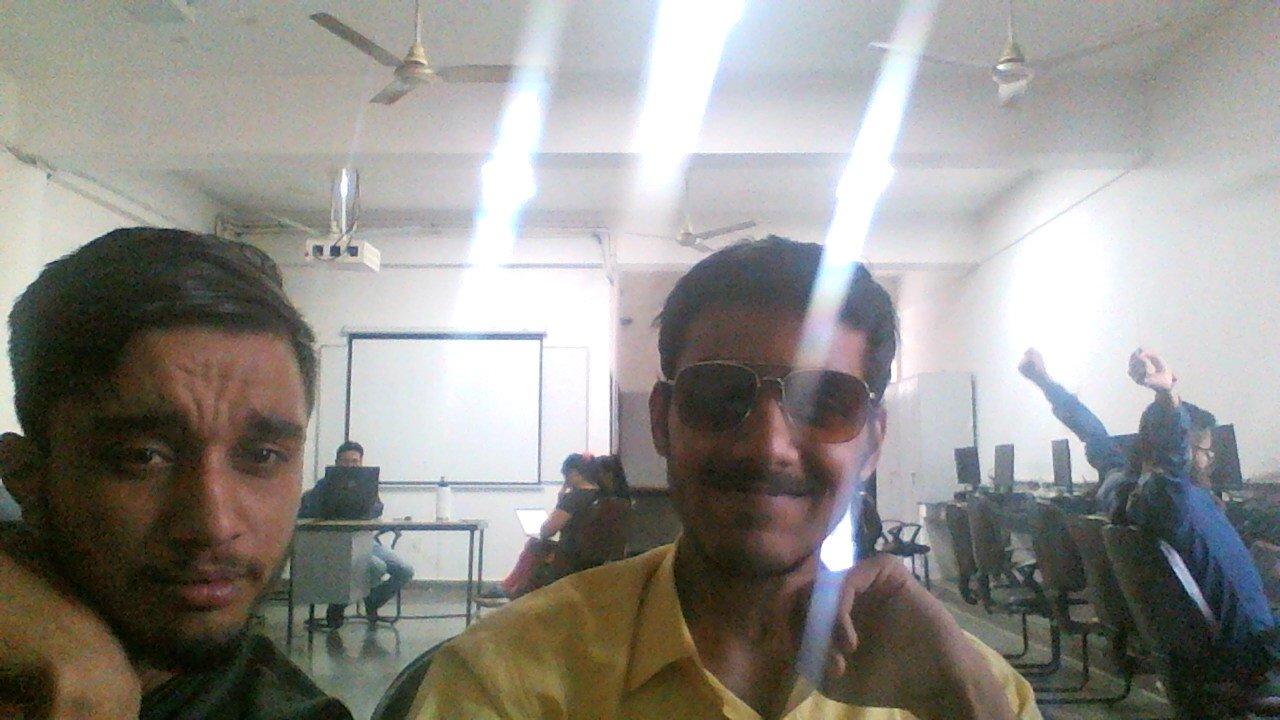
#> input picture photos/vy.jpg, 1280 x 720 px
$ python masking.py
#> lines starting #> are read from the running program, lines starting #| are printed output that depends on the picture; after the words box and inside, x2 and y2 are one past the last pixel; in counts of white or black regions, pixels touching at a corner belong together
### rescale.py
import cv2 as cv

def rescale_Frames(frame,scale=0.45):
#> called with scale = 0.45
    width = int(frame.shape[1] * scale)
#> width = 576
    height = int(frame.shape[0] * scale)
#> height = 324
    dimensions = (width ,height)
#> dimensions = (576, 324)
    return cv.resize(frame,dimensions,interpolation=cv.INTER_AREA)

### masking.py
import cv2 as cv
import numpy as np
import rescale
img  = rescale.rescale_Frames(cv.imread('photos/vy.jpg'))
cv.imshow("img",img)
blank = np.zeros(img.shape[:2],dtype="uint8")
cv.imshow("blank",blank)
mask  = cv.circle(blank,(img.shape[1]//2+54,img.shape[0]//2+18),100,255,-1)
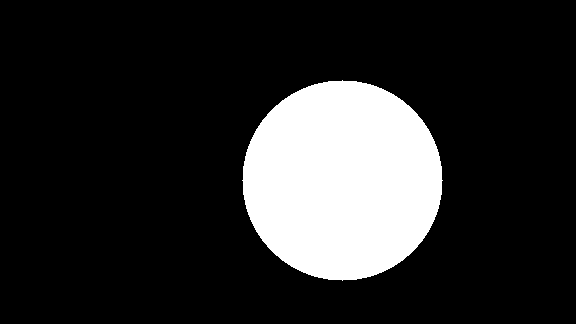
#> blank: shape (324, 576); 16.8% white; 1 white region, box (x1, y1, x2, y2) and area: (242, 80, 443, 281) 31417
cv.imshow("mask",mask)


maskedimg = cv.bitwise_and(img,img,mask=mask)
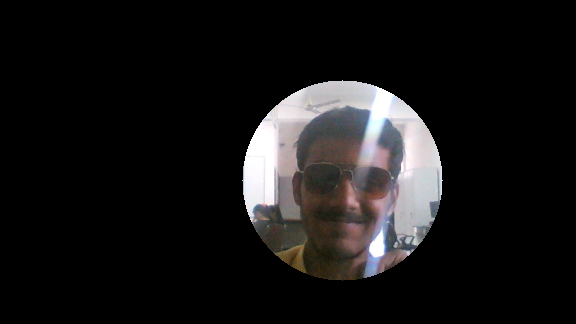
#> maskedimg: shape (324, 576, 3); mean of channels 0, 1, 2 22.7, 22.5, 23.6; drawn as B, G, R
cv.imshow("masked img" ,maskedimg)
cv.waitKey(0)

$ run again, with photos/WIN_20230313_15_53_58_Pro.jpg copied over photos/vy.jpg
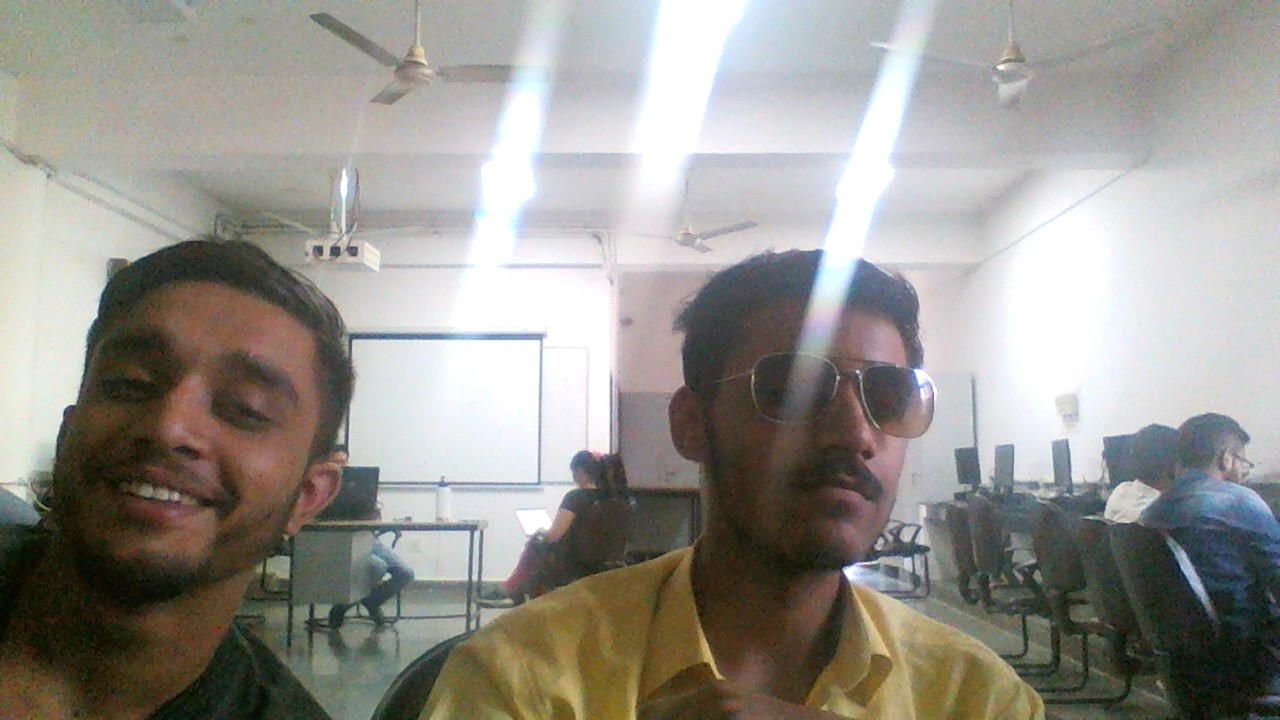
#> input picture photos/WIN_20230313_15_53_58_Pro.jpg, 1280 x 720 px
#> width = 576
#> dimensions = (576, 324)
#> blank: shape (324, 576); 16.8% white; 1 white region, box (x1, y1, x2, y2) and area: (242, 80, 443, 281) 31417
#> `maskedimg = cv.bitwise_and(img,img,mask=mask)`:
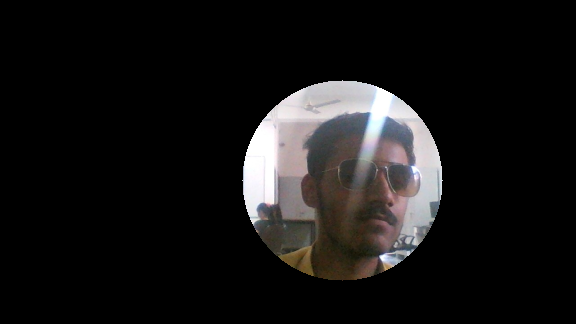
#> maskedimg: shape (324, 576, 3); mean of channels 0, 1, 2 21.5, 21.7, 22.8; drawn as B, G, R

$ run again, with photos/WIN_20230313_15_54_02_Pro.jpg copied over photos/vy.jpg
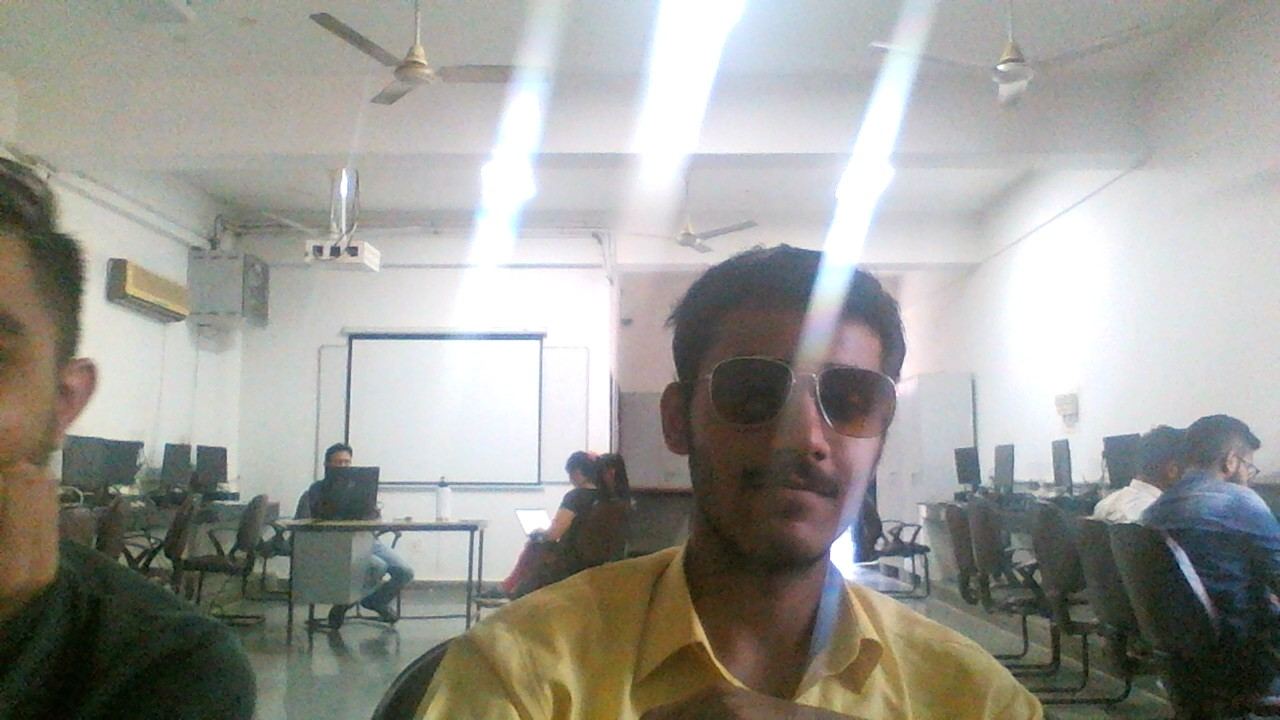
#> input picture photos/WIN_20230313_15_54_02_Pro.jpg, 1280 x 720 px
#> width = 576
#> dimensions = (576, 324)
#> blank: shape (324, 576); 16.8% white; 1 white region, box (x1, y1, x2, y2) and area: (242, 80, 443, 281) 31417
#> `maskedimg = cv.bitwise_and(img,img,mask=mask)`:
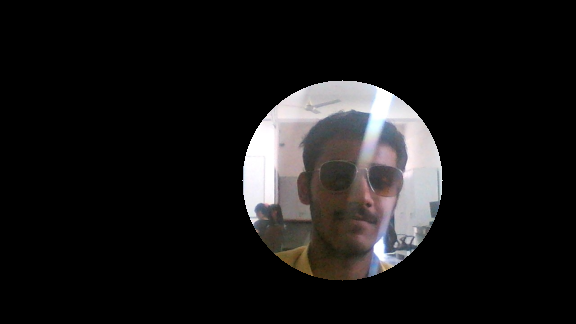
#> maskedimg: shape (324, 576, 3); mean of channels 0, 1, 2 23, 23, 24.1; drawn as B, G, R
